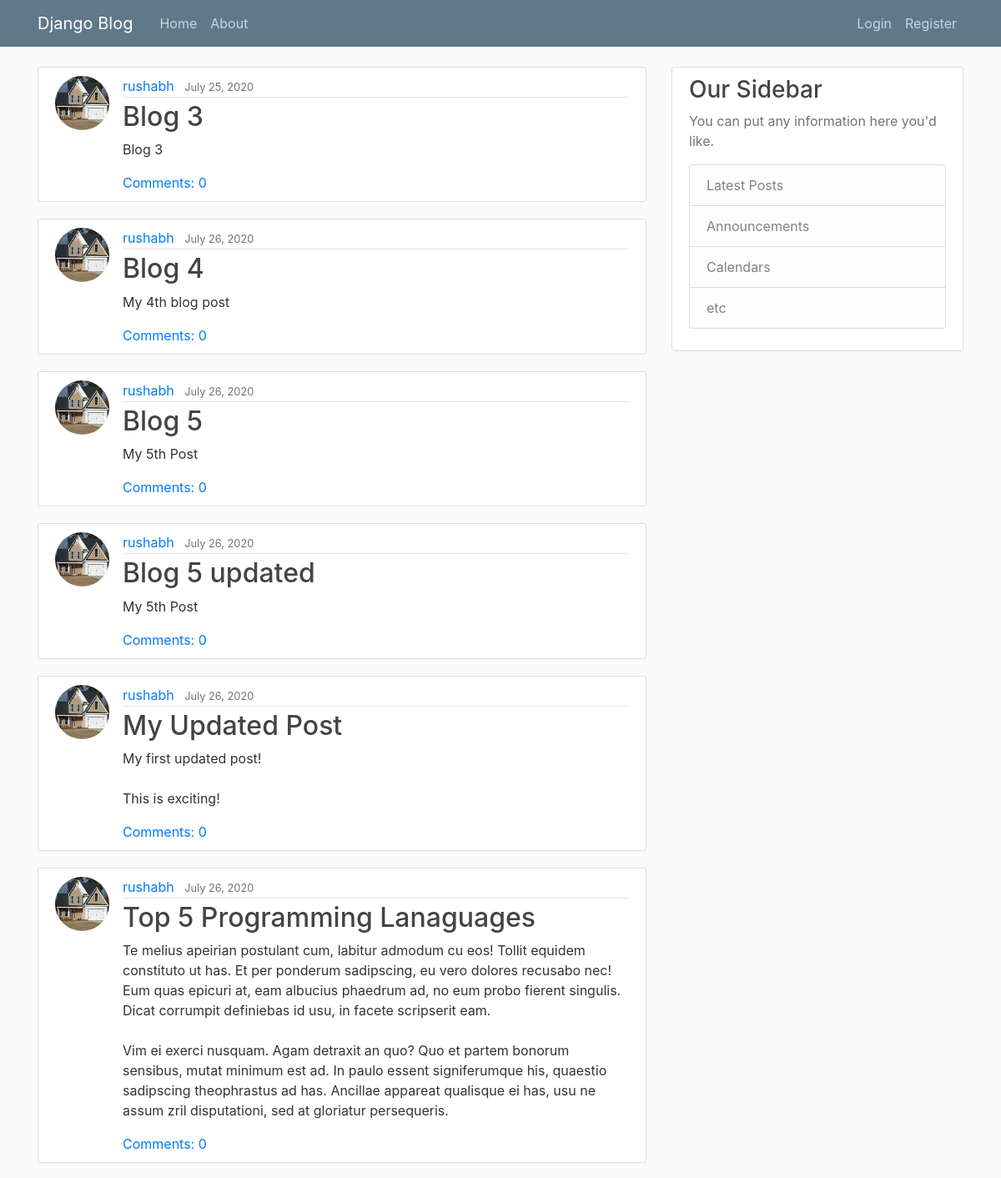
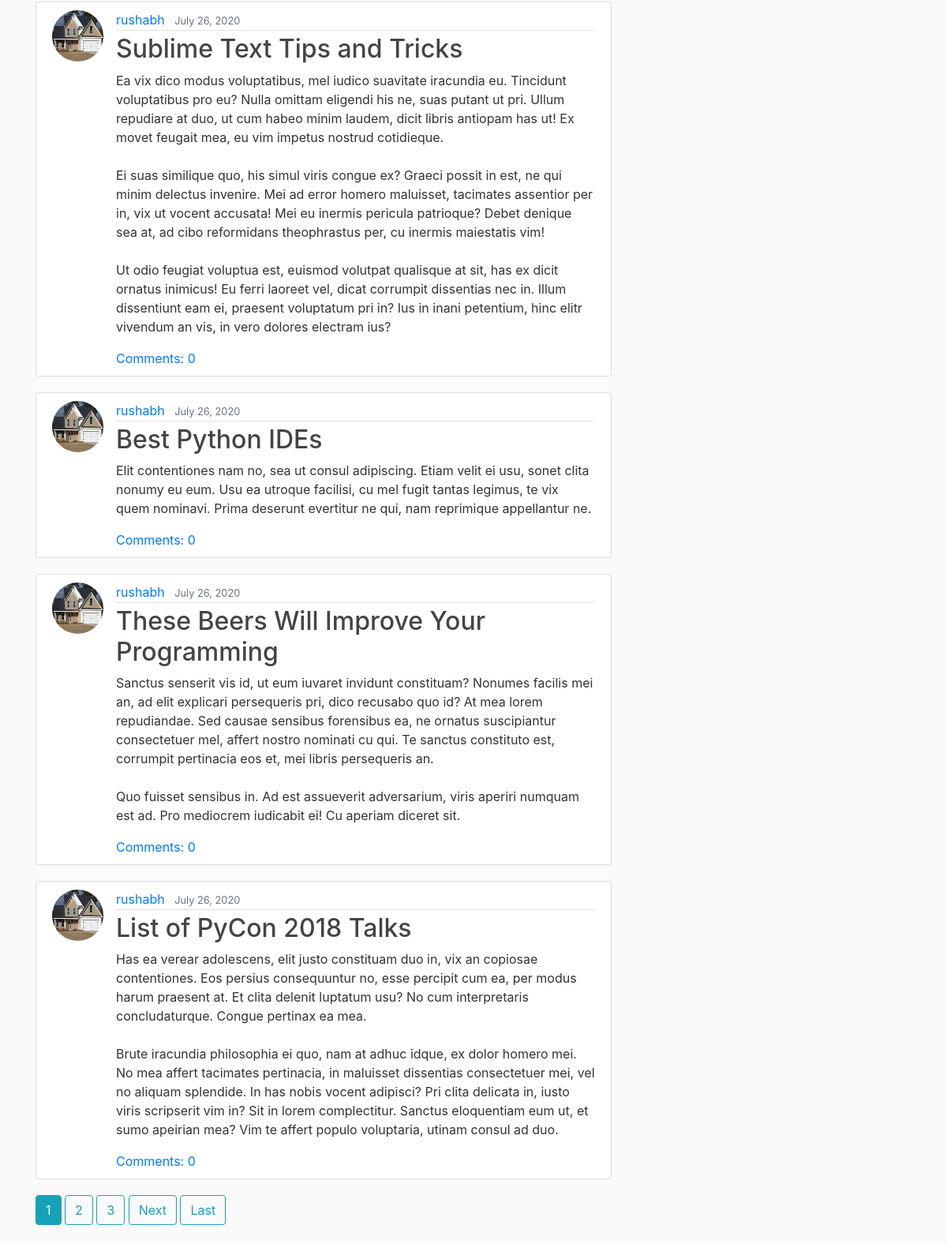
The app's page /, older data (2 pictures, top to bottom).
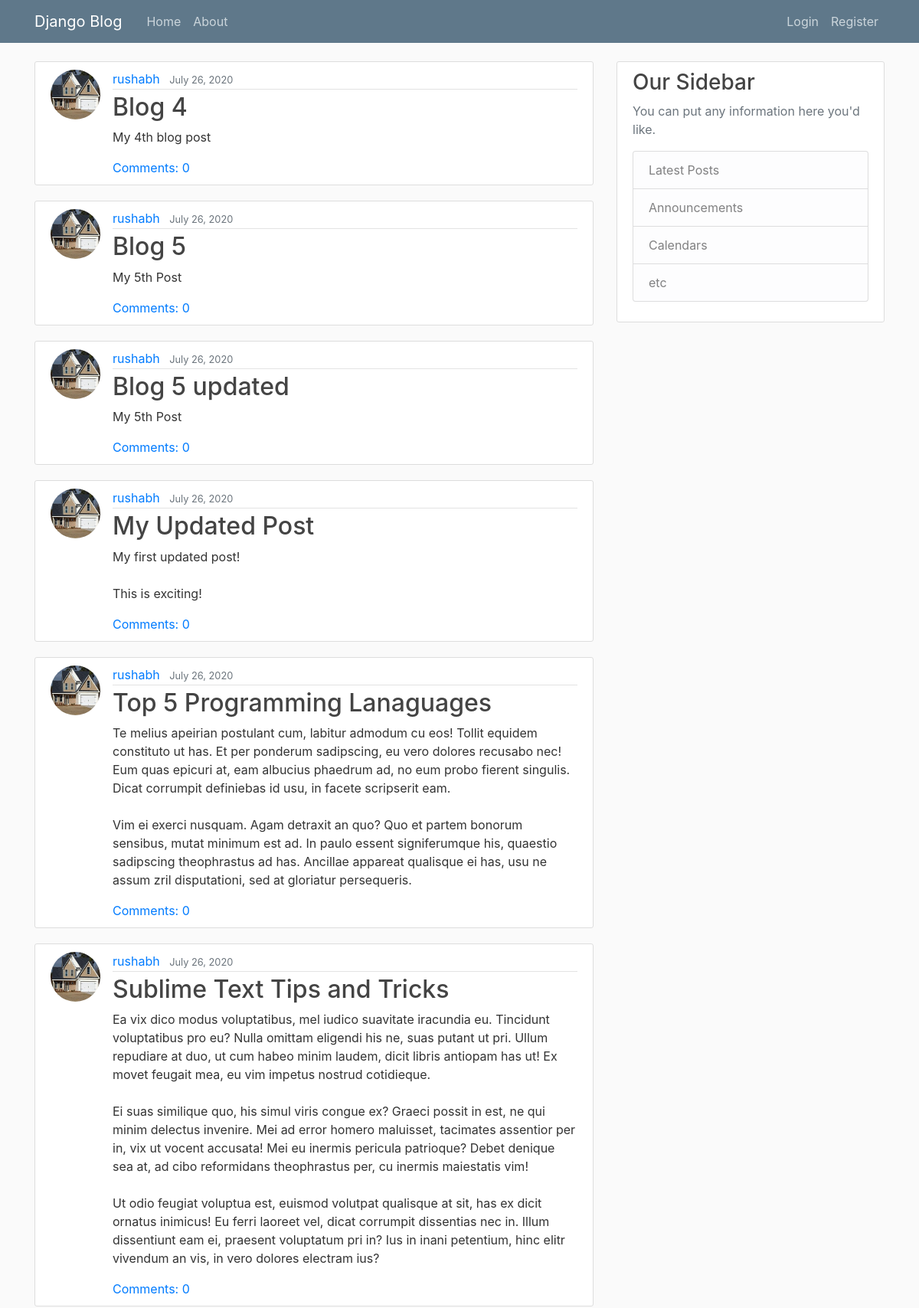
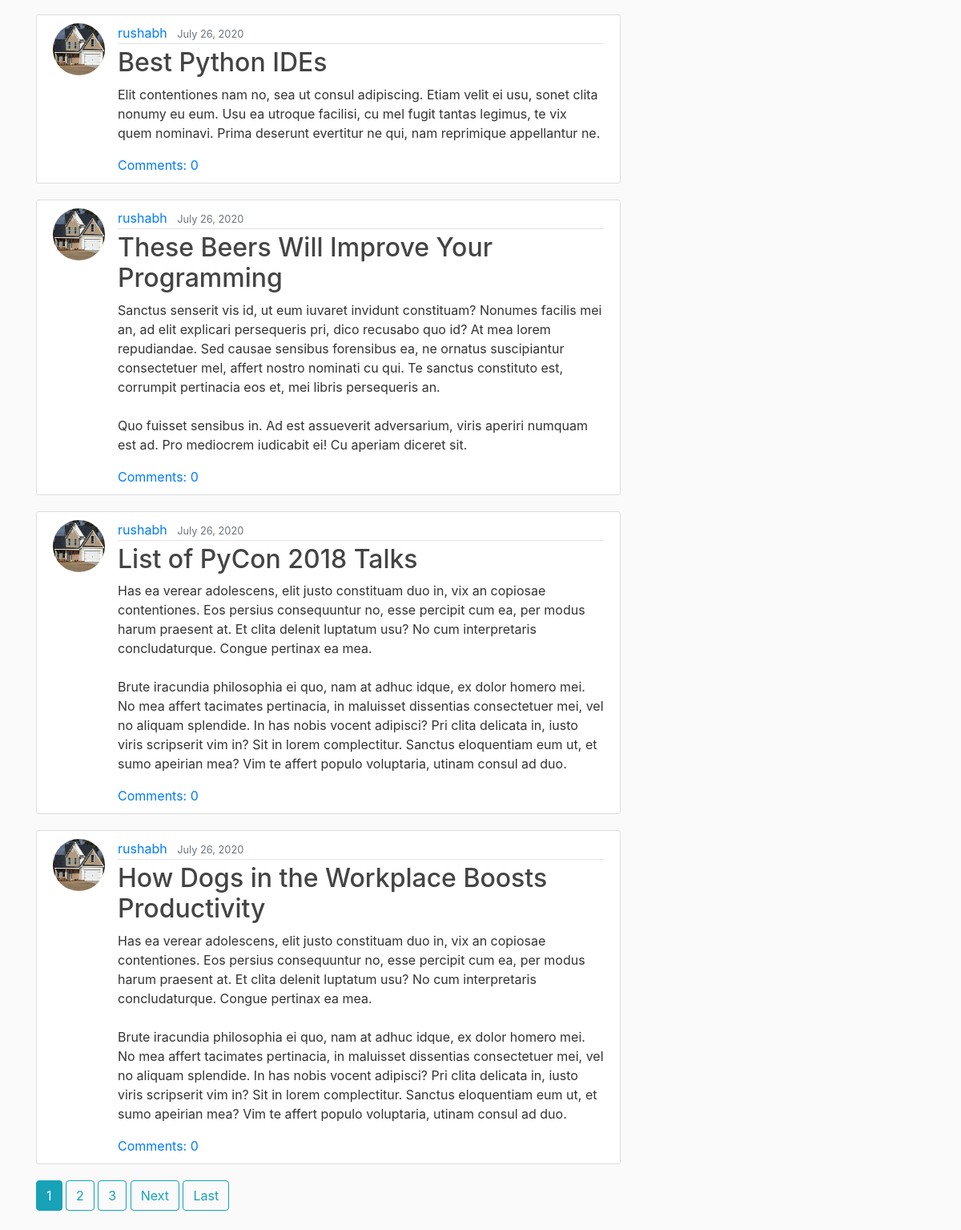
The same page, newer data (2 pictures, top to bottom).
### blog/models.py (models this page shows, shortened)
class Post(models.Model):
    title = models.CharField(max_length=100)
    content = models.TextField()
    date_posted = models.DateTimeField(default=timezone.now)
    author = models.ForeignKey(User, on_delete=models.CASCADE)

### user/models.py (models this page shows, shortened)
class Profile(models.Model):
    user = models.OneToOneField(User, on_delete=models.CASCADE)
    image = models.ImageField(default='default.jpg', upload_to='profile_pics')

### blog/views.py (the view)
# urls.py: path('', PostListView.as_view(), name='blog-home'),
class PostListView(ListView):
    template_name = 'blog/home.html'  # <app>/<model>_<viewtype>.html
    context_object_name = 'posts'
    ordering = ['-date_posted']
    paginate_by = 10
    def get_queryset(self):
        return Post.objects.all()

### coryshafer/context_processors.py (called while the page is built)
def site_cred(request):
    try:
        user = request.user
        print(user)
        cred = Credit.objects.filter(author=user)
        point = ""
        for i in cred:
            point += str(i.Credit_Points)
        return {'cred': point}
    except:
        point = "0"
        return {'cred': point}

### blog/templates/blog/home.html (shortened to what this page needs)
{% extends "blog/base.html" %}
{% block content %}
    {% for post in posts %}
        <article class="media content-section">
          <img class="rounded-circle article-img" src="{{ post.author.profile.image.url }}">
          <div class="media-body">
            <div class="article-metadata">
              <a class="mr-2" href="{% url 'user-posts' post.author.username %}">{{ post.author }}</a>
              <small class="text-muted">{{ post.date_posted|date:"F d, Y" }}</small>
            </div>
            <h2><a class="article-title" href="{% url 'post-detail' post.id %}">{{ post.title }}</a></h2>
            <p class="article-content">{{ post.content }}</p>
              <a href="{% url 'post-detail' pk=post.pk %}">Comments: {{ post.comments.count }}</a><br>
          </div>
        </article>
    {% endfor %}
    {% if is_paginated %}
        {% for num in page_obj.paginator.page_range %}
          {% if page_obj.number == num %}
            <a class="btn btn-info mb-4" href="?page={{ num }}">{{ num }}</a>
          {% elif num > page_obj.number|add:'-3' and num < page_obj.number|add:'3' %}
            <a class="btn btn-outline-info mb-4" href="?page={{ num }}">{{ num }}</a>
          {% endif %}
        {% endfor %}
        {% if page_obj.has_next %}
          <a class="btn btn-outline-info mb-4" href="?page={{ page_obj.next_page_number }}">Next</a>
          <a class="btn btn-outline-info mb-4" href="?page={{ page_obj.paginator.num_pages }}">Last</a>
        {% endif %}
    {% endif %}
{% endblock content %}

### blog/templates/blog/base.html (shortened to what this page needs)
{% load static %}
<!DOCTYPE html>
<html>
<head>
    <link rel="stylesheet" href="https://maxcdn.bootstrapcdn.com/bootstrap/4.0.0/css/bootstrap.min.css">
    <link rel="stylesheet" type="text/css" href="{% static 'blog/main.css' %}">
</head>
<body>
    <header class="site-header">
      <nav class="navbar navbar-expand-md navbar-dark bg-steel fixed-top">
        <div class="container">
          <a class="navbar-brand mr-4" href="{% url 'blog-home' %}">Django Blog</a>
          <div class="collapse navbar-collapse" id="navbarToggle">
            <div class="navbar-nav mr-auto">
              <a class="nav-item nav-link" href="{% url 'blog-home' %}">Home</a>
              <a class="nav-item nav-link" href="{% url 'blog-about' %}">About</a>
            </div>
            <div class="navbar-nav">
              {% if user.is_authenticated %}
                <a class="nav-item nav-link active"> Credits ({{cred}})</a>
                <a class="nav-item nav-link" href="{% url 'post_create' %}">New Post</a>
                <a class="nav-item nav-link" href="{% url 'profile' %}">Profile</a>
                <a class="nav-item nav-link" href="{% url 'logout' %}">Logout</a>
              {% else %}
                <a class="nav-item nav-link" href="{% url 'login' %}">Login</a>
                <a class="nav-item nav-link" href="{% url 'register' %}">Register</a>
              {% endif %}
            </div>
          </div>
        </div>
      </nav>
    </header>
    <main role="main" class="container">
      <div class="row">
        <div class="col-md-8">
          {% block content %}{% endblock %}
        </div>
        <div class="col-md-4">
          <div class="content-section">
            <h3>Our Sidebar</h3>
            <p class='text-muted'>You can put any information here you'd like.
              <ul class="list-group">
                <li class="list-group-item list-group-item-light">Latest Posts</li>
                <li class="list-group-item list-group-item-light">Announcements</li>
                <li class="list-group-item list-group-item-light">Calendars</li>
                <li class="list-group-item list-group-item-light">etc</li>
              </ul>
            </p>
          </div>
        </div>
      </div>
    </main>
</body>
</html>

### blog/static/blog/main.css (style rules this page uses)
body { background: #fafafa; color: #333333; margin-top: 5rem; }
h1, h2, h3, h4, h5, h6 { color: #444444; }
ul { margin: 0; }
.bg-steel { background-color: #5f788a; }
.site-header .navbar-nav .nav-link { color: #cbd5db; }
.content-section { background: #ffffff; padding: 10px 20px; border: 1px solid #dddddd; border-radius: 3px; margin-bottom: 20px; }
.article-title { color: #444444; }
.article-content { white-space: pre-line; }
.article-img { height: 65px; width: 65px; margin-right: 16px; }
.article-metadata { padding-bottom: 1px; margin-bottom: 4px; border-bottom: 1px solid #e3e3e3 }

Row changes from the older to the newer data that the page shows:
removed Post: author.profile.image (picture), author "rushabh", date_posted "July 25, 2020", title "Blog 3", content "Blog 3", comments.count "0"
now on this page (row unchanged): Post: author.profile.image (picture), author "rushabh", date_posted "July 26, 2020", title "How Dogs in the Workplace Boosts Productivity", content "Has ea verear adolescens, elit justo constituam duo in, vix an copiosae contentiones. Eos persius consequuntur no, esse percipit cum ea, per modus harum praesent at. Et clita delenit luptatum usu? No cum interpretaris concludaturque. Congue pertinax ea mea. Brute iracundia philosophia ei quo, nam at adhuc idque, ex dolor homero mei. No mea affert tacimates pertinacia, in maluisset dissentias consectetuer mei, vel no aliquam splendide. In has nobis vocent adipisci? Pri clita delicata in, iusto viris scripserit vim in? Sit in lorem complectitur. Sanctus eloquentiam eum ut, et sumo apeirian mea? Vim te affert populo voluptaria, utinam consul ad duo.", comments.count "0"
